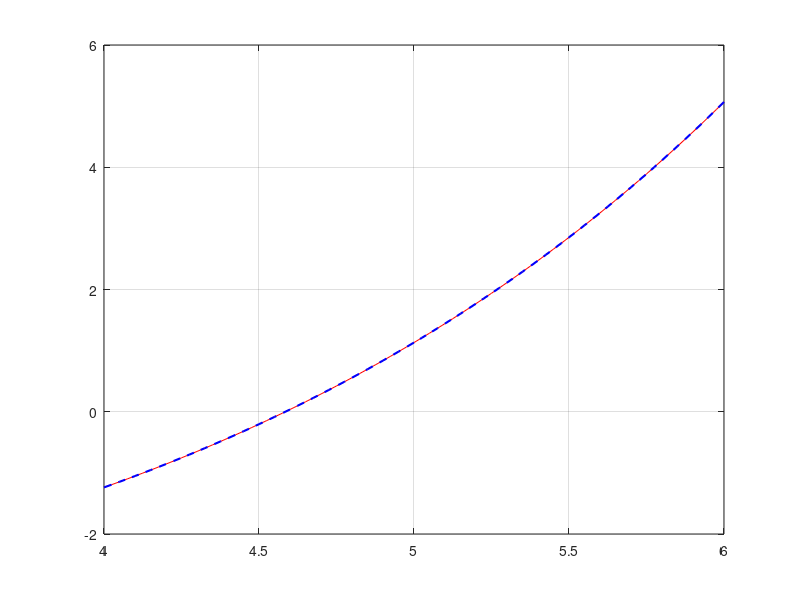

MATLAB code for this plot:
clear, clc
f = @(x) cosh(x/2)-5; % Функція для інтерполювання
df=@(x) (sinh(x/2))/2;
a=4; b=6; % Межі відрізка
h=0.2;
n=8; % Степінь інтерполяційного% полінома
X = linspace(a,b,n+1); % Інтерполяційна сітка
Y = f(X); % Значення функції у вузлах інтерполяційної сітки
P = polyfit(X,Y,n); % Інтерполяційний поліном
xx = linspace(a,b,10*n+1); % Допоміжна сітка для малювання графіків
y1 = f(xx); % Значення функції на допоміжній сітці
y2 = polyval(P,xx); % Значення інтерполяційного полінома на допоміжній сітці
plot(xx,y1,'r -',xx,y2, 'b --','LineWidth',1.5), grid
df1=polyder(P); %похідна від поліному
t=input('ввести число для обчислення похідної');
pol=polyval(df1,t); %значення похідної поліному в точці t
fun=df(t);
disp(['похідна від ІП   ' , num2str(pol), '   Точне значення  ', num2str(fun)]);
It1 = h .* trapz(Y);
Isd = quadl(f, a, b);
disp(['Інтеграл по м.трапецій= ',num2str(It1),'  по Сімпсону ',num2str(Isd)]);
